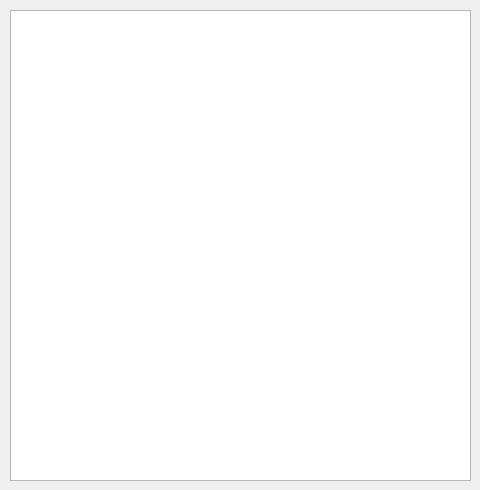
<?xml version="1.0" encoding="UTF-8"?>
<ui version="4.0">
 <class>TableView</class>
 <widget class="QDialog" name="TableView">
  <property name="geometry">
   <rect>
    <x>0</x>
    <y>0</y>
    <width>480</width>
    <height>490</height>
   </rect>
  </property>
  <property name="windowTitle">
   <string>Search Result</string>
  </property>
  <widget class="QListView" name="listView">
   <property name="geometry">
    <rect>
     <x>10</x>
     <y>10</y>
     <width>461</width>
     <height>471</height>
    </rect>
   </property>
  </widget>
 </widget>
 <resources/>
 <connections/>
</ui>
